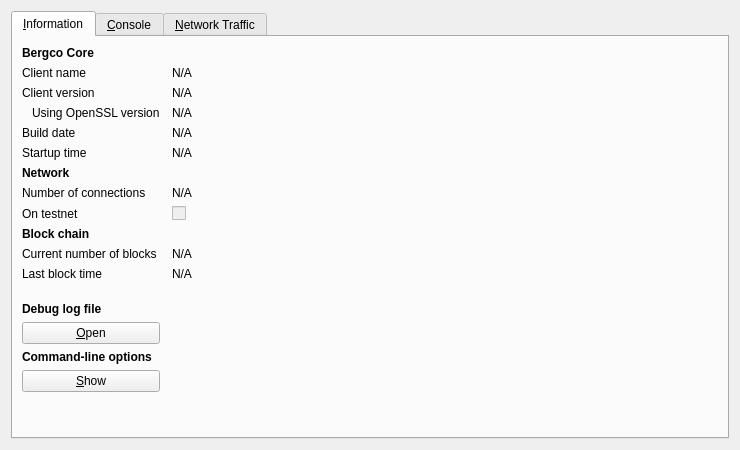
<?xml version="1.0" encoding="UTF-8"?>
<ui version="4.0">
 <class>RPCConsole</class>
 <widget class="QDialog" name="RPCConsole">
  <property name="geometry">
   <rect>
    <x>0</x>
    <y>0</y>
    <width>740</width>
    <height>450</height>
   </rect>
  </property>
  <property name="windowTitle">
   <string>Bergco - Debug window</string>
  </property>
  <layout class="QVBoxLayout" name="verticalLayout_2">
   <item>
    <widget class="QTabWidget" name="tabWidget">
     <property name="currentIndex">
      <number>0</number>
     </property>
     <widget class="QWidget" name="tab_info">
      <attribute name="title">
       <string>&amp;Information</string>
      </attribute>
      <layout class="QGridLayout" name="gridLayout" columnstretch="0,1">
       <property name="horizontalSpacing">
        <number>12</number>
       </property>
       <item row="0" column="0">
        <widget class="QLabel" name="label_9">
         <property name="font">
          <font>
           <weight>75</weight>
           <bold>true</bold>
          </font>
         </property>
         <property name="text">
          <string>Bergco Core</string>
         </property>
        </widget>
       </item>
       <item row="1" column="0">
        <widget class="QLabel" name="label_5">
         <property name="text">
          <string>Client name</string>
         </property>
        </widget>
       </item>
       <item row="1" column="1">
        <widget class="QLabel" name="clientName">
         <property name="cursor">
          <cursorShape>IBeamCursor</cursorShape>
         </property>
         <property name="text">
          <string>N/A</string>
         </property>
         <property name="textFormat">
          <enum>Qt::PlainText</enum>
         </property>
         <property name="textInteractionFlags">
          <set>Qt::LinksAccessibleByMouse|Qt::TextSelectableByKeyboard|Qt::TextSelectableByMouse</set>
         </property>
        </widget>
       </item>
       <item row="2" column="0">
        <widget class="QLabel" name="label_6">
         <property name="text">
          <string>Client version</string>
         </property>
        </widget>
       </item>
       <item row="2" column="1">
        <widget class="QLabel" name="clientVersion">
         <property name="cursor">
          <cursorShape>IBeamCursor</cursorShape>
         </property>
         <property name="text">
          <string>N/A</string>
         </property>
         <property name="textFormat">
          <enum>Qt::PlainText</enum>
         </property>
         <property name="textInteractionFlags">
          <set>Qt::LinksAccessibleByMouse|Qt::TextSelectableByKeyboard|Qt::TextSelectableByMouse</set>
         </property>
        </widget>
       </item>
       <item row="3" column="0">
        <widget class="QLabel" name="label_14">
         <property name="text">
          <string>Using OpenSSL version</string>
         </property>
         <property name="indent">
          <number>10</number>
         </property>
        </widget>
       </item>
       <item row="3" column="1">
        <widget class="QLabel" name="openSSLVersion">
         <property name="cursor">
          <cursorShape>IBeamCursor</cursorShape>
         </property>
         <property name="text">
          <string>N/A</string>
         </property>
         <property name="textFormat">
          <enum>Qt::PlainText</enum>
         </property>
         <property name="textInteractionFlags">
          <set>Qt::LinksAccessibleByMouse|Qt::TextSelectableByKeyboard|Qt::TextSelectableByMouse</set>
         </property>
        </widget>
       </item>
       <item row="4" column="0">
        <widget class="QLabel" name="label_12">
         <property name="text">
          <string>Build date</string>
         </property>
        </widget>
       </item>
       <item row="4" column="1">
        <widget class="QLabel" name="buildDate">
         <property name="cursor">
          <cursorShape>IBeamCursor</cursorShape>
         </property>
         <property name="text">
          <string>N/A</string>
         </property>
         <property name="textFormat">
          <enum>Qt::PlainText</enum>
         </property>
         <property name="textInteractionFlags">
          <set>Qt::LinksAccessibleByMouse|Qt::TextSelectableByKeyboard|Qt::TextSelectableByMouse</set>
         </property>
        </widget>
       </item>
       <item row="5" column="0">
        <widget class="QLabel" name="label_13">
         <property name="text">
          <string>Startup time</string>
         </property>
        </widget>
       </item>
       <item row="5" column="1">
        <widget class="QLabel" name="startupTime">
         <property name="cursor">
          <cursorShape>IBeamCursor</cursorShape>
         </property>
         <property name="text">
          <string>N/A</string>
         </property>
         <property name="textFormat">
          <enum>Qt::PlainText</enum>
         </property>
         <property name="textInteractionFlags">
          <set>Qt::LinksAccessibleByMouse|Qt::TextSelectableByKeyboard|Qt::TextSelectableByMouse</set>
         </property>
        </widget>
       </item>
       <item row="6" column="0">
        <widget class="QLabel" name="label_11">
         <property name="font">
          <font>
           <weight>75</weight>
           <bold>true</bold>
          </font>
         </property>
         <property name="text">
          <string>Network</string>
         </property>
        </widget>
       </item>
       <item row="7" column="0">
        <widget class="QLabel" name="label_7">
         <property name="text">
          <string>Number of connections</string>
         </property>
        </widget>
       </item>
       <item row="7" column="1">
        <widget class="QLabel" name="numberOfConnections">
         <property name="cursor">
          <cursorShape>IBeamCursor</cursorShape>
         </property>
         <property name="text">
          <string>N/A</string>
         </property>
         <property name="textFormat">
          <enum>Qt::PlainText</enum>
         </property>
         <property name="textInteractionFlags">
          <set>Qt::LinksAccessibleByMouse|Qt::TextSelectableByKeyboard|Qt::TextSelectableByMouse</set>
         </property>
        </widget>
       </item>
       <item row="8" column="0">
        <widget class="QLabel" name="label_8">
         <property name="text">
          <string>On testnet</string>
         </property>
        </widget>
       </item>
       <item row="8" column="1">
        <widget class="QCheckBox" name="isTestNet">
         <property name="enabled">
          <bool>false</bool>
         </property>
         <property name="text">
          <string/>
         </property>
        </widget>
       </item>
       <item row="9" column="0">
        <widget class="QLabel" name="label_10">
         <property name="font">
          <font>
           <weight>75</weight>
           <bold>true</bold>
          </font>
         </property>
         <property name="text">
          <string>Block chain</string>
         </property>
        </widget>
       </item>
       <item row="10" column="0">
        <widget class="QLabel" name="label_3">
         <property name="text">
          <string>Current number of blocks</string>
         </property>
        </widget>
       </item>
       <item row="10" column="1">
        <widget class="QLabel" name="numberOfBlocks">
         <property name="cursor">
          <cursorShape>IBeamCursor</cursorShape>
         </property>
         <property name="text">
          <string>N/A</string>
         </property>
         <property name="textFormat">
          <enum>Qt::PlainText</enum>
         </property>
         <property name="textInteractionFlags">
          <set>Qt::LinksAccessibleByMouse|Qt::TextSelectableByKeyboard|Qt::TextSelectableByMouse</set>
         </property>
        </widget>
       </item>
       <item row="11" column="0">
        <widget class="QLabel" name="label_2">
         <property name="text">
          <string>Last block time</string>
         </property>
        </widget>
       </item>
       <item row="11" column="1">
        <widget class="QLabel" name="lastBlockTime">
         <property name="cursor">
          <cursorShape>IBeamCursor</cursorShape>
         </property>
         <property name="text">
          <string>N/A</string>
         </property>
         <property name="textFormat">
          <enum>Qt::PlainText</enum>
         </property>
         <property name="textInteractionFlags">
          <set>Qt::LinksAccessibleByMouse|Qt::TextSelectableByKeyboard|Qt::TextSelectableByMouse</set>
         </property>
        </widget>
       </item>
       <item row="12" column="0">
        <spacer name="verticalSpacer_2">
         <property name="orientation">
          <enum>Qt::Vertical</enum>
         </property>
         <property name="sizeHint" stdset="0">
          <size>
           <width>20</width>
           <height>20</height>
          </size>
         </property>
        </spacer>
       </item>
       <item row="13" column="0">
        <widget class="QLabel" name="labelDebugLogfile">
         <property name="font">
          <font>
           <weight>75</weight>
           <bold>true</bold>
          </font>
         </property>
         <property name="text">
          <string>Debug log file</string>
         </property>
        </widget>
       </item>
       <item row="14" column="0">
        <widget class="QPushButton" name="openDebugLogfileButton">
         <property name="toolTip">
          <string>Open the Bergco debug log file from the current data directory. This can take a few seconds for large log files.</string>
         </property>
         <property name="text">
          <string>&amp;Open</string>
         </property>
         <property name="autoDefault">
          <bool>false</bool>
         </property>
        </widget>
       </item>
       <item row="15" column="0">
        <widget class="QLabel" name="labelCLOptions">
         <property name="font">
          <font>
           <weight>75</weight>
           <bold>true</bold>
          </font>
         </property>
         <property name="text">
          <string>Command-line options</string>
         </property>
        </widget>
       </item>
       <item row="16" column="0">
        <widget class="QPushButton" name="showCLOptionsButton">
         <property name="toolTip">
          <string>Show the Bergco-Qt help message to get a list with possible Bergco command-line options.</string>
         </property>
         <property name="text">
          <string>&amp;Show</string>
         </property>
         <property name="autoDefault">
          <bool>false</bool>
         </property>
        </widget>
       </item>
       <item row="17" column="0">
        <spacer name="verticalSpacer">
         <property name="orientation">
          <enum>Qt::Vertical</enum>
         </property>
         <property name="sizeHint" stdset="0">
          <size>
           <width>20</width>
           <height>40</height>
          </size>
         </property>
        </spacer>
       </item>
      </layout>
     </widget>
     <widget class="QWidget" name="tab_console">
      <attribute name="title">
       <string>&amp;Console</string>
      </attribute>
      <layout class="QVBoxLayout" name="verticalLayout_3">
       <property name="spacing">
        <number>3</number>
       </property>
       <item>
        <widget class="QTextEdit" name="messagesWidget">
         <property name="minimumSize">
          <size>
           <width>0</width>
           <height>100</height>
          </size>
         </property>
         <property name="readOnly">
          <bool>true</bool>
         </property>
         <property name="tabKeyNavigation" stdset="0">
          <bool>false</bool>
         </property>
         <property name="columnCount" stdset="0">
          <number>2</number>
         </property>
        </widget>
       </item>
       <item>
        <layout class="QHBoxLayout" name="horizontalLayout">
         <property name="spacing">
          <number>3</number>
         </property>
         <item>
          <widget class="QLabel" name="label">
           <property name="text">
            <string notr="true">&gt;</string>
           </property>
          </widget>
         </item>
         <item>
          <widget class="QLineEdit" name="lineEdit"/>
         </item>
         <item>
          <widget class="QPushButton" name="clearButton">
           <property name="maximumSize">
            <size>
             <width>24</width>
             <height>24</height>
            </size>
           </property>
           <property name="toolTip">
            <string>Clear console</string>
           </property>
           <property name="text">
            <string/>
           </property>
           <property name="icon">
            <iconset resource="../bitcoin.qrc">
             <normaloff>:/icons/remove</normaloff>:/icons/remove</iconset>
           </property>
           <property name="shortcut">
            <string notr="true">Ctrl+L</string>
           </property>
           <property name="autoDefault">
            <bool>false</bool>
           </property>
          </widget>
         </item>
        </layout>
       </item>
      </layout>
     </widget>
     <widget class="QWidget" name="tab">
      <attribute name="title">
       <string>&amp;Network Traffic</string>
      </attribute>
      <layout class="QHBoxLayout" name="horizontalLayout_3">
       <item>
        <layout class="QVBoxLayout" name="verticalLayout_4">
         <item>
          <widget class="TrafficGraphWidget" name="trafficGraph" native="true">
           <property name="sizePolicy">
            <sizepolicy hsizetype="Expanding" vsizetype="Expanding">
             <horstretch>0</horstretch>
             <verstretch>0</verstretch>
            </sizepolicy>
           </property>
          </widget>
         </item>
         <item>
          <layout class="QHBoxLayout" name="horizontalLayout_2">
           <item>
            <widget class="QSlider" name="sldGraphRange">
             <property name="minimum">
              <number>1</number>
             </property>
             <property name="maximum">
              <number>288</number>
             </property>
             <property name="pageStep">
              <number>12</number>
             </property>
             <property name="value">
              <number>6</number>
             </property>
             <property name="orientation">
              <enum>Qt::Horizontal</enum>
             </property>
            </widget>
           </item>
           <item>
            <widget class="QLabel" name="lblGraphRange">
             <property name="minimumSize">
              <size>
               <width>100</width>
               <height>0</height>
              </size>
             </property>
             <property name="alignment">
              <set>Qt::AlignCenter</set>
             </property>
            </widget>
           </item>
           <item>
            <widget class="QPushButton" name="btnClearTrafficGraph">
             <property name="text">
              <string>&amp;Clear</string>
             </property>
            </widget>
           </item>
          </layout>
         </item>
        </layout>
       </item>
       <item>
        <layout class="QVBoxLayout" name="verticalLayout">
         <item>
          <widget class="QGroupBox" name="groupBox">
           <property name="title">
            <string>Totals</string>
           </property>
           <layout class="QVBoxLayout" name="verticalLayout_5">
            <item>
             <layout class="QHBoxLayout" name="horizontalLayout_4">
              <item>
               <widget class="Line" name="line">
                <property name="sizePolicy">
                 <sizepolicy hsizetype="Fixed" vsizetype="Fixed">
                  <horstretch>0</horstretch>
                  <verstretch>0</verstretch>
                 </sizepolicy>
                </property>
                <property name="minimumSize">
                 <size>
                  <width>10</width>
                  <height>0</height>
                 </size>
                </property>
                <property name="palette">
                 <palette>
                  <active>
                   <colorrole role="Light">
                    <brush brushstyle="SolidPattern">
                     <color alpha="255">
                      <red>0</red>
                      <green>255</green>
                      <blue>0</blue>
                     </color>
                    </brush>
                   </colorrole>
                  </active>
                  <inactive>
                   <colorrole role="Light">
                    <brush brushstyle="SolidPattern">
                     <color alpha="255">
                      <red>0</red>
                      <green>255</green>
                      <blue>0</blue>
                     </color>
                    </brush>
                   </colorrole>
                  </inactive>
                  <disabled>
                   <colorrole role="Light">
                    <brush brushstyle="SolidPattern">
                     <color alpha="255">
                      <red>0</red>
                      <green>255</green>
                      <blue>0</blue>
                     </color>
                    </brush>
                   </colorrole>
                  </disabled>
                 </palette>
                </property>
                <property name="orientation">
                 <enum>Qt::Horizontal</enum>
                </property>
               </widget>
              </item>
              <item>
               <widget class="QLabel" name="label_16">
                <property name="text">
                 <string>In:</string>
                </property>
               </widget>
              </item>
              <item>
               <widget class="QLabel" name="lblBytesIn">
                <property name="minimumSize">
                 <size>
                  <width>50</width>
                  <height>0</height>
                 </size>
                </property>
                <property name="alignment">
                 <set>Qt::AlignRight|Qt::AlignTrailing|Qt::AlignVCenter</set>
                </property>
               </widget>
              </item>
             </layout>
            </item>
            <item>
             <layout class="QHBoxLayout" name="horizontalLayout_5">
              <item>
               <widget class="Line" name="line_2">
                <property name="sizePolicy">
                 <sizepolicy hsizetype="Fixed" vsizetype="Fixed">
                  <horstretch>0</horstretch>
                  <verstretch>0</verstretch>
                 </sizepolicy>
                </property>
                <property name="minimumSize">
                 <size>
                  <width>10</width>
                  <height>0</height>
                 </size>
                </property>
                <property name="palette">
                 <palette>
                  <active>
                   <colorrole role="Light">
                    <brush brushstyle="SolidPattern">
                     <color alpha="255">
                      <red>255</red>
                      <green>0</green>
                      <blue>0</blue>
                     </color>
                    </brush>
                   </colorrole>
                  </active>
                  <inactive>
                   <colorrole role="Light">
                    <brush brushstyle="SolidPattern">
                     <color alpha="255">
                      <red>255</red>
                      <green>0</green>
                      <blue>0</blue>
                     </color>
                    </brush>
                   </colorrole>
                  </inactive>
                  <disabled>
                   <colorrole role="Light">
                    <brush brushstyle="SolidPattern">
                     <color alpha="255">
                      <red>255</red>
                      <green>0</green>
                      <blue>0</blue>
                     </color>
                    </brush>
                   </colorrole>
                  </disabled>
                 </palette>
                </property>
                <property name="orientation">
                 <enum>Qt::Horizontal</enum>
                </property>
               </widget>
              </item>
              <item>
               <widget class="QLabel" name="label_17">
                <property name="text">
                 <string>Out:</string>
                </property>
               </widget>
              </item>
              <item>
               <widget class="QLabel" name="lblBytesOut">
                <property name="minimumSize">
                 <size>
                  <width>50</width>
                  <height>0</height>
                 </size>
                </property>
                <property name="alignment">
                 <set>Qt::AlignRight|Qt::AlignTrailing|Qt::AlignVCenter</set>
                </property>
               </widget>
              </item>
             </layout>
            </item>
            <item>
             <spacer name="verticalSpacer_4">
              <property name="orientation">
               <enum>Qt::Vertical</enum>
              </property>
              <property name="sizeHint" stdset="0">
               <size>
                <width>20</width>
                <height>407</height>
               </size>
              </property>
             </spacer>
            </item>
           </layout>
          </widget>
         </item>
        </layout>
       </item>
      </layout>
     </widget>
    </widget>
   </item>
  </layout>
 </widget>
 <customwidgets>
  <customwidget>
   <class>TrafficGraphWidget</class>
   <extends>QWidget</extends>
   <header>trafficgraphwidget.h</header>
   <container>1</container>
   <slots>
    <slot>clear()</slot>
   </slots>
  </customwidget>
 </customwidgets>
 <resources>
  <include location="../bitcoin.qrc"/>
 </resources>
 <connections/>
</ui>
